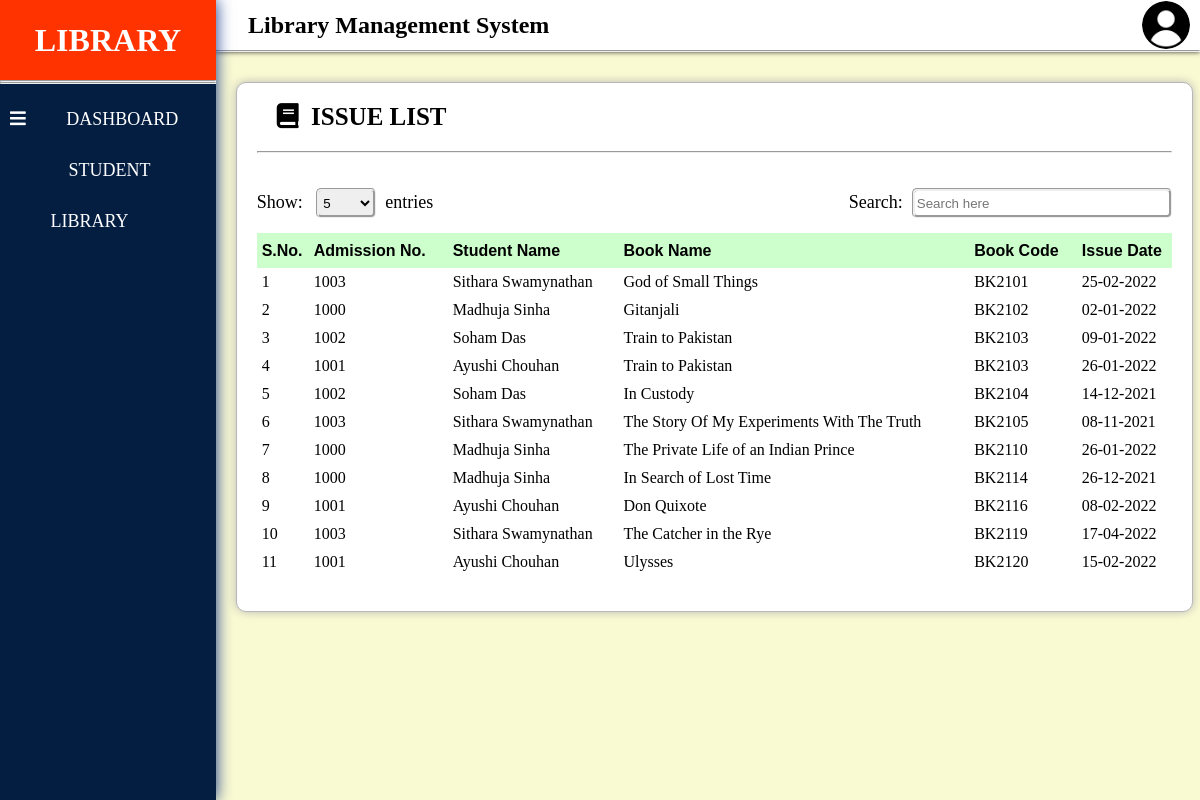
Screenshot of /issue_list.php (signed in) with the database file from the repository.
### tables this page shows
CREATE TABLE IF NOT EXISTS `student` (
  `id` int(10) NOT NULL AUTO_INCREMENT,
  `admission_no` varchar(10) NOT NULL,
  `studentname` varchar(50) NOT NULL,
  `fathername` varchar(50) NOT NULL,
  `mothername` varchar(50) NOT NULL,
  `gender` varchar(10) NOT NULL,
  `dob` date NOT NULL,
  `mobile` varchar(10) NOT NULL,
  `image` varchar(30) NOT NULL,
  `class` varchar(10) NOT NULL,
  `doc` timestamp NOT NULL DEFAULT CURRENT_TIMESTAMP,
  PRIMARY KEY (`id`)
);

CREATE TABLE IF NOT EXISTS `issue` (
  `id` int(10) NOT NULL AUTO_INCREMENT,
  `admission_no` varchar(10) NOT NULL,
  `bookcode` varchar(20) NOT NULL,
  `status` int(5) NOT NULL,
  `doc` timestamp NOT NULL DEFAULT CURRENT_TIMESTAMP,
  PRIMARY KEY (`id`)
);

CREATE TABLE IF NOT EXISTS `book` (
  `id` int(10) NOT NULL AUTO_INCREMENT,
  `bookname` varchar(50) NOT NULL,
  `bookcode` varchar(20) NOT NULL,
  `author` varchar(50) NOT NULL,
  `publisher` longtext NOT NULL,
  `stock` int(10) NOT NULL,
  `doc` timestamp NOT NULL DEFAULT CURRENT_TIMESTAMP,
  PRIMARY KEY (`id`)
);

### issue_list.php (the view, shortened to what this page needs)
<!DOCTYPE html PUBLIC "-//W3C//DTD XHTML 1.0 Transitional//EN" "http://www.w3.org/TR/xhtml1/DTD/xhtml1-transitional.dtd">
<html xmlns="http://www.w3.org/1999/xhtml">
<head>
<link rel="stylesheet" href="CSS/table_page.css" />
<link rel="stylesheet" href="https://pro.fontawesome.com/releases/v5.10.0/css/all.css"/>
</head>
<body>
<div class="body1">
  <?php
    require 'dropdown.php';
  ?>
</div>
<div class="body2">
  <div class="body2_head">
    <h2 class="body2_head1"><i class="fas fa-books"></i>&ensp;Library Management System</h2>
    <div class="user">
      <img src="Image/user.jpg" class="user-img" id="user-img" onclick="show()" />
    </div>
  </div>
  <hr />
  <div class="main-div">
    <div class="head">
      <p class="head-para"><i class="fas fa-book"></i>&ensp;ISSUE LIST</p>
    </div>
    <hr class="h1" />
    <div class="div-content">
      <div>
        <form action="#" method="post">
          <p class="font">Show:&ensp;
          <select class="entries" id="entries" name="entries">
            <option value="" disabled selected hidden>5</option>
          </select>&ensp;entries</p>
        </form>
      </div>
      <div>
        <p class="font">Search:&ensp;<input type="text" id="my_input" name="search" placeholder="Search here" onkeyup="searching();" /></p>
      </div>
    </div>
    <form action="#" method="post" enctype="multipart/form-data">
      <table class="my-table" id="my-table" border="0">
        <thead>
          <tr>
            <th style="width: 42px;">S.No.</th>
            <th>Admission No.</th>
            <th>Student Name</th>
            <th>Book Name</th>
            <th>Book Code</th>
            <th style="width: 85px;">Issue Date</th>
          </tr>
        </thead>
        <tbody>
          <?php
            $sno=0;
		    $sql = "SELECT student.studentname,book.bookname,issue.admission_no,issue.bookcode,issue.doc FROM `student`,`book`,`issue` WHERE issue.admission_no=student.admission_no AND issue.bookcode=book.bookcode";
		    $run = mysqli_query($con, $sql);
		    while($row = mysqli_fetch_assoc($run))
		    {
				$sno = $sno+1;
				$datestore = $row['doc'];
    			$newvar = new DateTime($datestore);
	    		$ndate = $newvar->format('d-m-Y');
  	  		    echo '<tr>';
	  		      echo '<td>'.$sno.'</td>';
				  echo '<td>'.$row['admission_no'].'</td>';
    		      echo '<td>'.$row['studentname'].'</td>';
    		      echo '<td>'.$row['bookname'].'</td>';
				  echo '<td>'.$row['bookcode'].'</td>';
				  echo '<td>'.$ndate.'</td>';
		   	    echo '</tr>';
		    }
		  ?>
        </tbody>
      </table>
    </form>
  </div>
</div>
</body>
</html>

### CSS/table_page.css (style rules this page uses)
* { margin:0px; padding:0px; }
body { background-color: #FAFAD2; }
.body1 { float: left; width: 18%; position: fixed; height: 100%; box-shadow: 0px 0px 15px #0E3386; }
.body2 { float: right; width: 82%; background-color: transparent; height: auto; }
.body2_head { width: 100%; height: 50px; background-color: #FFF; display: flex; align-items: center; justify-content: space-between; box-shadow: 0px 2px 5px #333333; }
.body2_head1 { margin-left: 20px; }
.user { margin-right: 10px; }
.user-img { border-radius: 50%; height: 48px; width: 48px; cursor: pointer; }
.main-div { width: 93%; margin: 30px 2% 50px 2%; height: auto; padding: 20px 20px 20px 20px; background-color: #FFF; box-shadow: 0px 0px 10px #B8B8B8; border: 1px solid #B8B8B8; border-radius: 10px; float: left; }
.head { padding: 0px 20px 20px 20px; height: auto; width: 80%; }
.head-para { font-size: 25px; font-weight: bold; }
hr.h1 { margin-bottom: 20px; }
.div-content { width: 100%; height: 60px; display: flex; justify-content: space-between; align-items: center; }
.font { font-size: 18px; }
.entries { width: 60px; height: 30px; border: groove; border-radius: 5px; }
input[type=text] { width: 250px; border: groove; height: 20px; padding: 2px; border-radius: 5px; }
.my-table { width: 100%; height: auto; border-collapse: collapse; margin-bottom: 15px; }
thead tr { background-color: #CCFFCC; font-family: Sans-serif; height: 35px; }
td, th { padding: 5px; width: auto; text-align: left; }

### rows the page displays
student: issue.admission_no "1003", studentname "Sithara Swamynathan", book.bookname "God of Small Things", issue.bookcode "BK2101", issue.doc "25-02-2022", book.bookname "The Story Of My Experiments With The Truth", issue.bookcode "BK2105", issue.doc "08-11-2021", book.bookname "The Catcher in the Rye", issue.bookcode "BK2119", issue.doc "17-04-2022"
student: issue.admission_no "1000", studentname "Madhuja Sinha", book.bookname "Gitanjali", issue.bookcode "BK2102", issue.doc "02-01-2022", book.bookname "The Private Life of an Indian Prince", issue.bookcode "BK2110", issue.doc "26-01-2022", book.bookname "In Search of Lost Time", issue.bookcode "BK2114", issue.doc "26-12-2021"
student: issue.admission_no "1002", studentname "Soham Das", book.bookname "Train to Pakistan", issue.bookcode "BK2103", issue.doc "09-01-2022", book.bookname "In Custody", issue.bookcode "BK2104", issue.doc "14-12-2021"
student: issue.admission_no "1001", studentname "Ayushi Chouhan", book.bookname "Train to Pakistan", issue.bookcode "BK2103", issue.doc "26-01-2022", book.bookname "Don Quixote", issue.bookcode "BK2116", issue.doc "08-02-2022", book.bookname "Ulysses", issue.bookcode "BK2120", issue.doc "15-02-2022"
